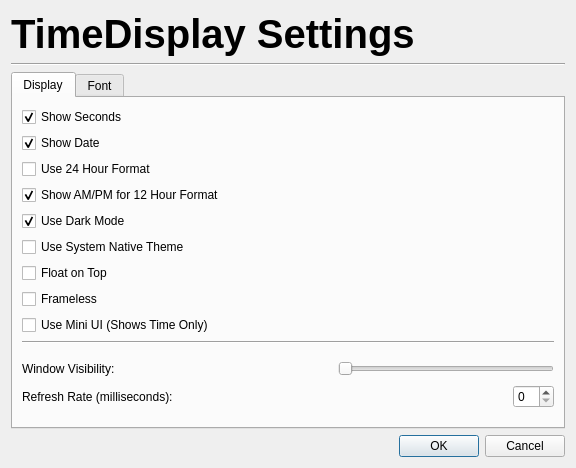
<?xml version="1.0" encoding="UTF-8"?>
<ui version="4.0">
 <class>Settings</class>
 <widget class="QDialog" name="Settings">
  <property name="geometry">
   <rect>
    <x>0</x>
    <y>0</y>
    <width>576</width>
    <height>468</height>
   </rect>
  </property>
  <property name="windowTitle">
   <string>TimeDisplay Settings</string>
  </property>
  <layout class="QVBoxLayout" name="verticalLayout">
   <item>
    <widget class="QLabel" name="label">
     <property name="font">
      <font>
       <pointsize>30</pointsize>
       <weight>75</weight>
       <bold>true</bold>
      </font>
     </property>
     <property name="text">
      <string>TimeDisplay Settings</string>
     </property>
    </widget>
   </item>
   <item>
    <widget class="Line" name="line">
     <property name="orientation">
      <enum>Qt::Horizontal</enum>
     </property>
    </widget>
   </item>
   <item>
    <widget class="QTabWidget" name="tabWidget">
     <property name="currentIndex">
      <number>0</number>
     </property>
     <property name="usesScrollButtons">
      <bool>true</bool>
     </property>
     <widget class="QWidget" name="DisplayTab">
      <attribute name="title">
       <string>Display</string>
      </attribute>
      <layout class="QVBoxLayout" name="verticalLayout_4">
       <item>
        <widget class="QCheckBox" name="ShowSeconds">
         <property name="text">
          <string>Show Seconds</string>
         </property>
         <property name="checked">
          <bool>true</bool>
         </property>
        </widget>
       </item>
       <item>
        <widget class="QCheckBox" name="ShowDate">
         <property name="text">
          <string>Show Date</string>
         </property>
         <property name="checked">
          <bool>true</bool>
         </property>
        </widget>
       </item>
       <item>
        <widget class="QCheckBox" name="hr24Usage">
         <property name="text">
          <string>Use 24 Hour Format</string>
         </property>
        </widget>
       </item>
       <item>
        <widget class="QCheckBox" name="Hr12NotUsage">
         <property name="text">
          <string>Show AM/PM for 12 Hour Format</string>
         </property>
         <property name="checked">
          <bool>true</bool>
         </property>
        </widget>
       </item>
       <item>
        <widget class="QCheckBox" name="useDarkMode">
         <property name="text">
          <string>Use Dark Mode</string>
         </property>
         <property name="checked">
          <bool>true</bool>
         </property>
        </widget>
       </item>
       <item>
        <widget class="QCheckBox" name="setUseNativeTheme">
         <property name="text">
          <string>Use System Native Theme</string>
         </property>
        </widget>
       </item>
       <item>
        <widget class="QCheckBox" name="FloatWindow">
         <property name="text">
          <string>Float on Top</string>
         </property>
        </widget>
       </item>
       <item>
        <widget class="QCheckBox" name="setFrameless">
         <property name="text">
          <string>Frameless</string>
         </property>
        </widget>
       </item>
       <item>
        <widget class="QCheckBox" name="useMiniUI">
         <property name="text">
          <string>Use Mini UI (Shows Time Only)</string>
         </property>
        </widget>
       </item>
       <item>
        <widget class="Line" name="line_2">
         <property name="orientation">
          <enum>Qt::Horizontal</enum>
         </property>
        </widget>
       </item>
       <item>
        <layout class="QVBoxLayout" name="verticalLayout_2">
         <item>
          <spacer name="verticalSpacer_2">
           <property name="orientation">
            <enum>Qt::Vertical</enum>
           </property>
           <property name="sizeHint" stdset="0">
            <size>
             <width>20</width>
             <height>40</height>
            </size>
           </property>
          </spacer>
         </item>
         <item>
          <layout class="QHBoxLayout" name="horizontalLayout_5">
           <property name="sizeConstraint">
            <enum>QLayout::SetDefaultConstraint</enum>
           </property>
           <item>
            <widget class="QLabel" name="WindowVisibilityLabel">
             <property name="text">
              <string>Window Visibility:</string>
             </property>
            </widget>
           </item>
           <item>
            <spacer name="horizontalSpacer_5">
             <property name="orientation">
              <enum>Qt::Horizontal</enum>
             </property>
             <property name="sizeHint" stdset="0">
              <size>
               <width>40</width>
               <height>20</height>
              </size>
             </property>
            </spacer>
           </item>
           <item>
            <widget class="QSlider" name="WindowVisibilitySlider">
             <property name="maximum">
              <number>100</number>
             </property>
             <property name="orientation">
              <enum>Qt::Horizontal</enum>
             </property>
            </widget>
           </item>
          </layout>
         </item>
         <item>
          <layout class="QHBoxLayout" name="horizontalLayout_8">
           <item>
            <widget class="QLabel" name="intervalRateLabel">
             <property name="text">
              <string>Refresh Rate (milliseconds):</string>
             </property>
            </widget>
           </item>
           <item>
            <spacer name="horizontalSpacer_7">
             <property name="orientation">
              <enum>Qt::Horizontal</enum>
             </property>
             <property name="sizeHint" stdset="0">
              <size>
               <width>40</width>
               <height>20</height>
              </size>
             </property>
            </spacer>
           </item>
           <item>
            <widget class="QSpinBox" name="intervalRateSpinBox"/>
           </item>
          </layout>
         </item>
         <item>
          <spacer name="verticalSpacer">
           <property name="orientation">
            <enum>Qt::Vertical</enum>
           </property>
           <property name="sizeHint" stdset="0">
            <size>
             <width>20</width>
             <height>40</height>
            </size>
           </property>
          </spacer>
         </item>
        </layout>
       </item>
      </layout>
     </widget>
     <widget class="QWidget" name="FontTab">
      <attribute name="title">
       <string>Font</string>
      </attribute>
      <layout class="QVBoxLayout" name="verticalLayout_3">
       <item>
        <layout class="QHBoxLayout" name="horizontalLayout">
         <item>
          <widget class="QLabel" name="FontLabel">
           <property name="text">
            <string>Font: </string>
           </property>
          </widget>
         </item>
         <item>
          <spacer name="horizontalSpacer">
           <property name="orientation">
            <enum>Qt::Horizontal</enum>
           </property>
           <property name="sizeHint" stdset="0">
            <size>
             <width>40</width>
             <height>20</height>
            </size>
           </property>
          </spacer>
         </item>
         <item>
          <widget class="QFontComboBox" name="FontUsage"/>
         </item>
        </layout>
       </item>
       <item>
        <layout class="QHBoxLayout" name="horizontalLayout_6">
         <item>
          <widget class="QLabel" name="FontWeightLabel">
           <property name="text">
            <string>Font Weight:</string>
           </property>
          </widget>
         </item>
         <item>
          <spacer name="horizontalSpacer_6">
           <property name="orientation">
            <enum>Qt::Horizontal</enum>
           </property>
           <property name="sizeHint" stdset="0">
            <size>
             <width>40</width>
             <height>20</height>
            </size>
           </property>
          </spacer>
         </item>
         <item>
          <widget class="QComboBox" name="FontWeightSelection">
           <item>
            <property name="text">
             <string>Normal</string>
            </property>
           </item>
           <item>
            <property name="text">
             <string>Thin</string>
            </property>
           </item>
           <item>
            <property name="text">
             <string>Extra Light</string>
            </property>
           </item>
           <item>
            <property name="text">
             <string>Light</string>
            </property>
           </item>
           <item>
            <property name="text">
             <string>Medium</string>
            </property>
           </item>
           <item>
            <property name="text">
             <string>DemiBold</string>
            </property>
           </item>
           <item>
            <property name="text">
             <string>Bold</string>
            </property>
           </item>
           <item>
            <property name="text">
             <string>Extra Bold</string>
            </property>
           </item>
           <item>
            <property name="text">
             <string>Black</string>
            </property>
           </item>
          </widget>
         </item>
        </layout>
       </item>
       <item>
        <layout class="QHBoxLayout" name="horizontalLayout_2">
         <item>
          <widget class="QLabel" name="TimeSizeLabel">
           <property name="text">
            <string>Time Size: </string>
           </property>
          </widget>
         </item>
         <item>
          <spacer name="horizontalSpacer_2">
           <property name="orientation">
            <enum>Qt::Horizontal</enum>
           </property>
           <property name="sizeHint" stdset="0">
            <size>
             <width>40</width>
             <height>20</height>
            </size>
           </property>
          </spacer>
         </item>
         <item>
          <widget class="QSpinBox" name="TimeSize">
           <property name="maximum">
            <number>999</number>
           </property>
           <property name="value">
            <number>70</number>
           </property>
          </widget>
         </item>
        </layout>
       </item>
       <item>
        <layout class="QHBoxLayout" name="horizontalLayout_4">
         <item>
          <widget class="QLabel" name="Hr12NotationSizeLabel">
           <property name="text">
            <string>AM/PM Notation Size: </string>
           </property>
          </widget>
         </item>
         <item>
          <spacer name="horizontalSpacer_3">
           <property name="orientation">
            <enum>Qt::Horizontal</enum>
           </property>
           <property name="sizeHint" stdset="0">
            <size>
             <width>40</width>
             <height>20</height>
            </size>
           </property>
          </spacer>
         </item>
         <item>
          <widget class="QSpinBox" name="Hr12NotationSize">
           <property name="maximum">
            <number>999</number>
           </property>
           <property name="value">
            <number>50</number>
           </property>
          </widget>
         </item>
        </layout>
       </item>
       <item>
        <layout class="QHBoxLayout" name="horizontalLayout_3">
         <item>
          <widget class="QLabel" name="DateSizeLabel">
           <property name="text">
            <string>Date Size: </string>
           </property>
          </widget>
         </item>
         <item>
          <spacer name="horizontalSpacer_4">
           <property name="orientation">
            <enum>Qt::Horizontal</enum>
           </property>
           <property name="sizeHint" stdset="0">
            <size>
             <width>40</width>
             <height>20</height>
            </size>
           </property>
          </spacer>
         </item>
         <item>
          <widget class="QSpinBox" name="DateSize">
           <property name="maximum">
            <number>999</number>
           </property>
           <property name="value">
            <number>30</number>
           </property>
          </widget>
         </item>
        </layout>
       </item>
       <item>
        <widget class="QCheckBox" name="UseBoldFont">
         <property name="text">
          <string>Use Bold Font</string>
         </property>
        </widget>
       </item>
      </layout>
     </widget>
    </widget>
   </item>
   <item>
    <widget class="QDialogButtonBox" name="buttonBox">
     <property name="orientation">
      <enum>Qt::Horizontal</enum>
     </property>
     <property name="standardButtons">
      <set>QDialogButtonBox::Cancel|QDialogButtonBox::Ok</set>
     </property>
    </widget>
   </item>
  </layout>
 </widget>
 <resources/>
 <connections>
  <connection>
   <sender>buttonBox</sender>
   <signal>accepted()</signal>
   <receiver>Settings</receiver>
   <slot>accept()</slot>
   <hints>
    <hint type="sourcelabel">
     <x>254</x>
     <y>463</y>
    </hint>
    <hint type="destinationlabel">
     <x>157</x>
     <y>274</y>
    </hint>
   </hints>
  </connection>
  <connection>
   <sender>buttonBox</sender>
   <signal>rejected()</signal>
   <receiver>Settings</receiver>
   <slot>reject()</slot>
   <hints>
    <hint type="sourcelabel">
     <x>322</x>
     <y>463</y>
    </hint>
    <hint type="destinationlabel">
     <x>286</x>
     <y>274</y>
    </hint>
   </hints>
  </connection>
 </connections>
</ui>
